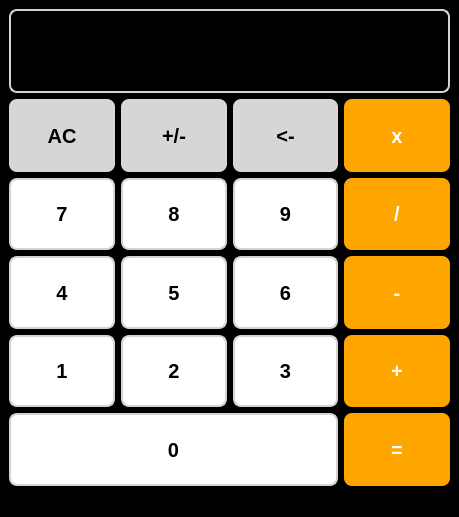
<?xml version="1.0" encoding="UTF-8"?>
<ui version="4.0">
 <class>MainWindow</class>
 <widget class="QMainWindow" name="MainWindow">
  <property name="geometry">
   <rect>
    <x>0</x>
    <y>0</y>
    <width>459</width>
    <height>517</height>
   </rect>
  </property>
  <property name="windowTitle">
   <string>Calculator</string>
  </property>
  <property name="styleSheet">
   <string notr="true">background-color: rgb(0, 0, 0);</string>
  </property>
  <widget class="QWidget" name="centralwidget">
   <layout class="QVBoxLayout" name="verticalLayout">
    <item>
     <widget class="QLineEdit" name="input">
      <property name="sizePolicy">
       <sizepolicy hsizetype="Expanding" vsizetype="Maximum">
        <horstretch>0</horstretch>
        <verstretch>0</verstretch>
       </sizepolicy>
      </property>
      <property name="styleSheet">
       <string notr="true">    color: white;
    font-size: 32px;
    font-weight: bold;
    font-family: &quot;SF Pro Display&quot;, &quot;Roboto&quot;, Arial, sans-serif;
    background-color: #000000;
    border-radius: 8px;
    padding: 10px;
    min-height: 60px;
    text-align: right;
    border: 2px solid #D3D3D3;
    border-radius: 8px;
    padding: 10px;</string>
      </property>
      <property name="text">
       <string/>
      </property>
      <property name="maxLength">
       <number>16</number>
      </property>
      <property name="alignment">
       <set>Qt::AlignRight|Qt::AlignTrailing|Qt::AlignVCenter</set>
      </property>
      <property name="readOnly">
       <bool>true</bool>
      </property>
     </widget>
    </item>
    <item>
     <layout class="QGridLayout" name="gridLayout">
      <item row="3" column="0">
       <widget class="QPushButton" name="button1">
        <property name="sizePolicy">
         <sizepolicy hsizetype="Minimum" vsizetype="Expanding">
          <horstretch>0</horstretch>
          <verstretch>0</verstretch>
         </sizepolicy>
        </property>
        <property name="styleSheet">
         <string notr="true">    font-family: &quot;Helvetica Neue&quot;, Arial, sans-serif; 
    font-size: 20px;  
    font-weight: 600;  
    color: black;
    background-color: white;
    border: 2px solid #D3D3D3;
    border-radius: 8px;
    padding: 10px;</string>
        </property>
        <property name="text">
         <string>1</string>
        </property>
        <property name="shortcut">
         <string>1</string>
        </property>
       </widget>
      </item>
      <item row="1" column="1">
       <widget class="QPushButton" name="button8">
        <property name="sizePolicy">
         <sizepolicy hsizetype="Minimum" vsizetype="Expanding">
          <horstretch>0</horstretch>
          <verstretch>0</verstretch>
         </sizepolicy>
        </property>
        <property name="styleSheet">
         <string notr="true">    font-family: &quot;Helvetica Neue&quot;, Arial, sans-serif; 
    font-size: 20px;  
    font-weight: 600;  
    color: black;
    background-color: white;
    border: 2px solid #D3D3D3;
    border-radius: 8px;
    padding: 10px;</string>
        </property>
        <property name="text">
         <string>8</string>
        </property>
        <property name="shortcut">
         <string>8</string>
        </property>
       </widget>
      </item>
      <item row="2" column="2">
       <widget class="QPushButton" name="button6">
        <property name="sizePolicy">
         <sizepolicy hsizetype="Minimum" vsizetype="Expanding">
          <horstretch>0</horstretch>
          <verstretch>0</verstretch>
         </sizepolicy>
        </property>
        <property name="styleSheet">
         <string notr="true">    font-family: &quot;Helvetica Neue&quot;, Arial, sans-serif; 
    font-size: 20px;  
    font-weight: 600;  
    color: black;
    background-color: white;
    border: 2px solid #D3D3D3;
    border-radius: 8px;
    padding: 10px;</string>
        </property>
        <property name="text">
         <string>6</string>
        </property>
        <property name="shortcut">
         <string>6</string>
        </property>
       </widget>
      </item>
      <item row="0" column="2">
       <widget class="QPushButton" name="button_backspace">
        <property name="sizePolicy">
         <sizepolicy hsizetype="Minimum" vsizetype="Expanding">
          <horstretch>0</horstretch>
          <verstretch>0</verstretch>
         </sizepolicy>
        </property>
        <property name="styleSheet">
         <string notr="true">    font-family: &quot;Helvetica Neue&quot;, Arial, sans-serif;
    font-size: 20px;
    font-weight: 600;
    background-color: #D6D6D6; 
    color: black;
    border-radius: 8px;
    padding: 10px;</string>
        </property>
        <property name="text">
         <string>&lt;-</string>
        </property>
        <property name="shortcut">
         <string>Backspace</string>
        </property>
       </widget>
      </item>
      <item row="2" column="3">
       <widget class="QPushButton" name="button_minus">
        <property name="sizePolicy">
         <sizepolicy hsizetype="Minimum" vsizetype="Expanding">
          <horstretch>0</horstretch>
          <verstretch>0</verstretch>
         </sizepolicy>
        </property>
        <property name="styleSheet">
         <string notr="true">    font-family: &quot;Helvetica Neue&quot;, Arial, sans-serif;
    font-size: 20px;
    font-weight: 600;
    background-color: #FFA500;
    color: white;
    border-radius: 8px;
    padding: 10px;</string>
        </property>
        <property name="text">
         <string>-</string>
        </property>
        <property name="shortcut">
         <string>-</string>
        </property>
       </widget>
      </item>
      <item row="1" column="0">
       <widget class="QPushButton" name="button7">
        <property name="sizePolicy">
         <sizepolicy hsizetype="Minimum" vsizetype="Expanding">
          <horstretch>0</horstretch>
          <verstretch>0</verstretch>
         </sizepolicy>
        </property>
        <property name="styleSheet">
         <string notr="true">    font-family: &quot;Helvetica Neue&quot;, Arial, sans-serif; 
    font-size: 20px;  
    font-weight: 600;  
    color: black;
    background-color: white;
    border: 2px solid #D3D3D3;
    border-radius: 8px;
    padding: 10px;</string>
        </property>
        <property name="text">
         <string>7</string>
        </property>
        <property name="shortcut">
         <string>7</string>
        </property>
       </widget>
      </item>
      <item row="3" column="3">
       <widget class="QPushButton" name="button_plus">
        <property name="sizePolicy">
         <sizepolicy hsizetype="Minimum" vsizetype="Expanding">
          <horstretch>0</horstretch>
          <verstretch>0</verstretch>
         </sizepolicy>
        </property>
        <property name="styleSheet">
         <string notr="true">    font-family: &quot;Helvetica Neue&quot;, Arial, sans-serif;
    font-size: 20px;
    font-weight: 600;
    background-color: #FFA500;
    color: white;
    border-radius: 8px;
    padding: 10px;</string>
        </property>
        <property name="text">
         <string>+</string>
        </property>
        <property name="shortcut">
         <string>+</string>
        </property>
       </widget>
      </item>
      <item row="0" column="0">
       <widget class="QPushButton" name="button_clear">
        <property name="sizePolicy">
         <sizepolicy hsizetype="Minimum" vsizetype="Expanding">
          <horstretch>0</horstretch>
          <verstretch>0</verstretch>
         </sizepolicy>
        </property>
        <property name="styleSheet">
         <string notr="true">    font-family: &quot;Helvetica Neue&quot;, Arial, sans-serif;
    font-size: 20px;
    font-weight: 600;
    background-color: #D6D6D6; 
    color: black;
    border-radius: 8px;
    padding: 10px;</string>
        </property>
        <property name="text">
         <string>AC</string>
        </property>
       </widget>
      </item>
      <item row="0" column="1">
       <widget class="QPushButton" name="button_toggle_sign">
        <property name="sizePolicy">
         <sizepolicy hsizetype="Minimum" vsizetype="Expanding">
          <horstretch>0</horstretch>
          <verstretch>0</verstretch>
         </sizepolicy>
        </property>
        <property name="styleSheet">
         <string notr="true">    font-family: &quot;Helvetica Neue&quot;, Arial, sans-serif;
    font-size: 20px;
    font-weight: 600;
    background-color: #D6D6D6; 
    color: black;
    border-radius: 8px;
    padding: 10px;</string>
        </property>
        <property name="text">
         <string>+/-</string>
        </property>
       </widget>
      </item>
      <item row="2" column="1">
       <widget class="QPushButton" name="button5">
        <property name="sizePolicy">
         <sizepolicy hsizetype="Minimum" vsizetype="Expanding">
          <horstretch>0</horstretch>
          <verstretch>0</verstretch>
         </sizepolicy>
        </property>
        <property name="styleSheet">
         <string notr="true">    font-family: &quot;Helvetica Neue&quot;, Arial, sans-serif; 
    font-size: 20px;  
    font-weight: 600;  
    color: black;
    background-color: white;
    border: 2px solid #D3D3D3;
    border-radius: 8px;
    padding: 10px;</string>
        </property>
        <property name="text">
         <string>5</string>
        </property>
        <property name="shortcut">
         <string>5</string>
        </property>
       </widget>
      </item>
      <item row="0" column="3">
       <widget class="QPushButton" name="button_mult">
        <property name="sizePolicy">
         <sizepolicy hsizetype="Minimum" vsizetype="Expanding">
          <horstretch>0</horstretch>
          <verstretch>0</verstretch>
         </sizepolicy>
        </property>
        <property name="styleSheet">
         <string notr="true">    font-family: &quot;Helvetica Neue&quot;, Arial, sans-serif;
    font-size: 20px;
    font-weight: 600;
    background-color: #FFA500;
    color: white;
    border-radius: 8px;
    padding: 10px;</string>
        </property>
        <property name="text">
         <string>x</string>
        </property>
        <property name="shortcut">
         <string>*</string>
        </property>
       </widget>
      </item>
      <item row="3" column="2">
       <widget class="QPushButton" name="button3">
        <property name="sizePolicy">
         <sizepolicy hsizetype="Minimum" vsizetype="Expanding">
          <horstretch>0</horstretch>
          <verstretch>0</verstretch>
         </sizepolicy>
        </property>
        <property name="styleSheet">
         <string notr="true">    font-family: &quot;Helvetica Neue&quot;, Arial, sans-serif; 
    font-size: 20px;  
    font-weight: 600;  
    color: black;
    background-color: white;
    border: 2px solid #D3D3D3;
    border-radius: 8px;
    padding: 10px;</string>
        </property>
        <property name="text">
         <string>3</string>
        </property>
        <property name="shortcut">
         <string>3</string>
        </property>
       </widget>
      </item>
      <item row="2" column="0">
       <widget class="QPushButton" name="button4">
        <property name="sizePolicy">
         <sizepolicy hsizetype="Minimum" vsizetype="Expanding">
          <horstretch>0</horstretch>
          <verstretch>0</verstretch>
         </sizepolicy>
        </property>
        <property name="styleSheet">
         <string notr="true">    font-family: &quot;Helvetica Neue&quot;, Arial, sans-serif; 
    font-size: 20px;  
    font-weight: 600;  
    color: black;
    background-color: white;
    border: 2px solid #D3D3D3;
    border-radius: 8px;
    padding: 10px;</string>
        </property>
        <property name="text">
         <string>4</string>
        </property>
        <property name="shortcut">
         <string>4</string>
        </property>
       </widget>
      </item>
      <item row="3" column="1">
       <widget class="QPushButton" name="button2">
        <property name="sizePolicy">
         <sizepolicy hsizetype="Minimum" vsizetype="Expanding">
          <horstretch>0</horstretch>
          <verstretch>0</verstretch>
         </sizepolicy>
        </property>
        <property name="styleSheet">
         <string notr="true">    font-family: &quot;Helvetica Neue&quot;, Arial, sans-serif; 
    font-size: 20px;  
    font-weight: 600;  
    color: black;
    background-color: white;
    border: 2px solid #D3D3D3;
    border-radius: 8px;
    padding: 10px;</string>
        </property>
        <property name="text">
         <string>2</string>
        </property>
        <property name="shortcut">
         <string>2</string>
        </property>
       </widget>
      </item>
      <item row="1" column="2">
       <widget class="QPushButton" name="button9">
        <property name="sizePolicy">
         <sizepolicy hsizetype="Minimum" vsizetype="Expanding">
          <horstretch>0</horstretch>
          <verstretch>0</verstretch>
         </sizepolicy>
        </property>
        <property name="styleSheet">
         <string notr="true">    font-family: &quot;Helvetica Neue&quot;, Arial, sans-serif; 
    font-size: 20px;  
    font-weight: 600;  
    color: black;
    background-color: white;
    border: 2px solid #D3D3D3;
    border-radius: 8px;
    padding: 10px;</string>
        </property>
        <property name="text">
         <string>9</string>
        </property>
        <property name="shortcut">
         <string>9</string>
        </property>
       </widget>
      </item>
      <item row="1" column="3">
       <widget class="QPushButton" name="button_div">
        <property name="sizePolicy">
         <sizepolicy hsizetype="Minimum" vsizetype="Expanding">
          <horstretch>0</horstretch>
          <verstretch>0</verstretch>
         </sizepolicy>
        </property>
        <property name="styleSheet">
         <string notr="true">    font-family: &quot;Helvetica Neue&quot;, Arial, sans-serif;
    font-size: 20px;
    font-weight: 600;
    background-color: #FFA500;
    color: white;
    border-radius: 8px;
    padding: 10px;</string>
        </property>
        <property name="text">
         <string>/</string>
        </property>
        <property name="shortcut">
         <string>/</string>
        </property>
       </widget>
      </item>
      <item row="4" column="3">
       <widget class="QPushButton" name="button_equal">
        <property name="sizePolicy">
         <sizepolicy hsizetype="Minimum" vsizetype="Expanding">
          <horstretch>0</horstretch>
          <verstretch>0</verstretch>
         </sizepolicy>
        </property>
        <property name="styleSheet">
         <string notr="true">    font-family: &quot;Helvetica Neue&quot;, Arial, sans-serif;
    font-size: 20px;
    font-weight: 600;
    background-color: #FFA500;
    color: white;
    border-radius: 8px;
    padding: 10px;</string>
        </property>
        <property name="text">
         <string>=</string>
        </property>
        <property name="shortcut">
         <string>=</string>
        </property>
       </widget>
      </item>
      <item row="4" column="0" colspan="3">
       <widget class="QPushButton" name="button0">
        <property name="sizePolicy">
         <sizepolicy hsizetype="Minimum" vsizetype="Expanding">
          <horstretch>0</horstretch>
          <verstretch>0</verstretch>
         </sizepolicy>
        </property>
        <property name="styleSheet">
         <string notr="true">    font-family: &quot;Helvetica Neue&quot;, Arial, sans-serif; 
    font-size: 20px;  
    font-weight: 600;  
    color: black;
    background-color: white;
    border: 2px solid #D3D3D3;
    border-radius: 8px;
    padding: 10px;</string>
        </property>
        <property name="text">
         <string>0</string>
        </property>
        <property name="shortcut">
         <string>0</string>
        </property>
       </widget>
      </item>
     </layout>
    </item>
   </layout>
  </widget>
  <widget class="QStatusBar" name="statusbar"/>
 </widget>
 <resources/>
 <connections/>
</ui>
